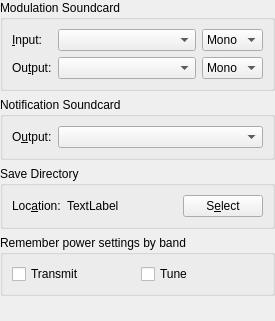
         <widget class="QWidget" name="scrollAreaWidgetContents_5">
          <property name="geometry">
           <rect>
            <x>0</x>
            <y>0</y>
            <width>275</width>
            <height>321</height>
           </rect>
          </property>
          <layout class="QVBoxLayout" name="verticalLayout_29">
           <property name="leftMargin">
            <number>0</number>
           </property>
           <property name="topMargin">
            <number>0</number>
           </property>
           <property name="rightMargin">
            <number>0</number>
           </property>
           <property name="bottomMargin">
            <number>0</number>
           </property>
           <item>
            <widget class="QGroupBox" name="soundcard_group_box">
             <property name="toolTip">
              <string>Soundcard</string>
             </property>
             <property name="title">
              <string>Modulation Soundcard</string>
             </property>
             <layout class="QGridLayout" name="gridLayout_6">
              <item row="1" column="1">
               <widget class="LazyFillComboBox" name="sound_output_combo_box">
                <property name="sizePolicy">
                 <sizepolicy hsizetype="Preferred" vsizetype="Fixed">
                  <horstretch>1</horstretch>
                  <verstretch>0</verstretch>
                 </sizepolicy>
                </property>
                <property name="toolTip">
                 <string>Select the audio CODEC to use for transmitting.
If this is your default device for system sounds then
ensure that all system sounds are disabled otherwise
you will broadcast any systems sounds generated during
transmitting periods.</string>
                </property>
               </widget>
              </item>
              <item row="0" column="1">
               <widget class="LazyFillComboBox" name="sound_input_combo_box">
                <property name="sizePolicy">
                 <sizepolicy hsizetype="Preferred" vsizetype="Fixed">
                  <horstretch>1</horstretch>
                  <verstretch>0</verstretch>
                 </sizepolicy>
                </property>
                <property name="toolTip">
                 <string>Select the audio CODEC to use for receiving.</string>
                </property>
               </widget>
              </item>
              <item row="0" column="0">
               <widget class="QLabel" name="sound_input_label">
                <property name="text">
                 <string>&amp;Input:</string>
                </property>
                <property name="buddy">
                 <cstring>sound_input_combo_box</cstring>
                </property>
               </widget>
              </item>
              <item row="0" column="2">
               <widget class="QComboBox" name="sound_input_channel_combo_box">
                <property name="toolTip">
                 <string>Select the channel to use for receiving.</string>
                </property>
                <item>
                 <property name="text">
                  <string>Mono</string>
                 </property>
                </item>
                <item>
                 <property name="text">
                  <string>Left</string>
                 </property>
                </item>
                <item>
                 <property name="text">
                  <string>Right</string>
                 </property>
                </item>
                <item>
                 <property name="text">
                  <string>Both</string>
                 </property>
                </item>
               </widget>
              </item>
              <item row="1" column="2">
               <widget class="QComboBox" name="sound_output_channel_combo_box">
                <property name="toolTip">
                 <string>Select the audio channel used for transmission.
Unless you have multiple radios connected on different
channels; then you will usually want to select mono or
both here.</string>
                </property>
                <item>
                 <property name="text">
                  <string>Mono</string>
                 </property>
                </item>
                <item>
                 <property name="text">
                  <string>Left</string>
                 </property>
                </item>
                <item>
                 <property name="text">
                  <string>Right</string>
                 </property>
                </item>
                <item>
                 <property name="text">
                  <string>Both</string>
                 </property>
                </item>
               </widget>
              </item>
              <item row="1" column="0">
               <widget class="QLabel" name="sound_output_label">
                <property name="text">
                 <string>Ou&amp;tput:</string>
                </property>
                <property name="buddy">
                 <cstring>sound_output_combo_box</cstring>
                </property>
               </widget>
              </item>
             </layout>
            </widget>
           </item>
           <item>
            <widget class="QGroupBox" name="notification_soundcard_group_box">
             <property name="title">
              <string>Notification Soundcard</string>
             </property>
             <layout class="QGridLayout" name="gridLayout_18">
              <item row="0" column="0">
               <widget class="QLabel" name="notification_sound_output_label">
                <property name="text">
                 <string>O&amp;utput:</string>
                </property>
                <property name="buddy">
                 <cstring>sound_output_combo_box</cstring>
                </property>
               </widget>
              </item>
              <item row="0" column="1">
               <widget class="LazyFillComboBox" name="notification_sound_output_combo_box">
                <property name="sizePolicy">
                 <sizepolicy hsizetype="Preferred" vsizetype="Fixed">
                  <horstretch>1</horstretch>
                  <verstretch>0</verstretch>
                 </sizepolicy>
                </property>
                <property name="toolTip">
                 <string>Select the audio CODEC to use for notifications.
If this is your default device for system sounds and transmission then
ensure that all system sounds are disabled otherwise
you will broadcast any systems sounds and notifications generated during
transmitting periods.</string>
                </property>
               </widget>
              </item>
             </layout>
            </widget>
           </item>
           <item>
            <widget class="QGroupBox" name="save_path_group_box">
             <property name="toolTip">
              <string>Save Directory</string>
             </property>
             <property name="title">
              <string>Save Directory</string>
             </property>
             <layout class="QHBoxLayout" name="horizontalLayout_5">
              <item>
               <widget class="QLabel" name="save_path_label">
                <property name="text">
                 <string>Loc&amp;ation:</string>
                </property>
                <property name="buddy">
                 <cstring>save_path_select_push_button</cstring>
                </property>
               </widget>
              </item>
              <item>
               <widget class="QLabel" name="save_path_display_label">
                <property name="sizePolicy">
                 <sizepolicy hsizetype="Preferred" vsizetype="Preferred">
                  <horstretch>1</horstretch>
                  <verstretch>0</verstretch>
                 </sizepolicy>
                </property>
                <property name="toolTip">
                 <string>Path to which .WAV files are saved.</string>
                </property>
                <property name="autoFillBackground">
                 <bool>false</bool>
                </property>
                <property name="text">
                 <string>TextLabel</string>
                </property>
               </widget>
              </item>
              <item>
               <widget class="QPushButton" name="save_path_select_push_button">
                <property name="toolTip">
                 <string>Click to select a different save directory for .WAV files.</string>
                </property>
                <property name="text">
                 <string>S&amp;elect</string>
                </property>
               </widget>
              </item>
             </layout>
            </widget>
           </item>
           <item>
            <widget class="QGroupBox" name="split_operation_group_box_2">
             <property name="toolTip">
              <string>Power Memory By Band</string>
             </property>
             <property name="title">
              <string>Remember power settings by band</string>
             </property>
             <layout class="QHBoxLayout" name="horizontalLayout_13">
              <item>
               <widget class="QCheckBox" name="checkBoxPwrBandTxMemory">
                <property name="toolTip">
                 <string>Enable power memory during transmit</string>
                </property>
                <property name="text">
                 <string>Transmit</string>
                </property>
               </widget>
              </item>
              <item>
               <widget class="QCheckBox" name="checkBoxPwrBandTuneMemory">
                <property name="toolTip">
                 <string>Enable power memory during tuning</string>
                </property>
                <property name="text">
                 <string>Tune</string>
                </property>
               </widget>
              </item>
             </layout>
            </widget>
           </item>
           <item>
            <spacer name="verticalSpacer_3">
             <property name="orientation">
              <enum>Qt::Orientation::Vertical</enum>
             </property>
             <property name="sizeHint" stdset="0">
              <size>
               <width>0</width>
               <height>0</height>
              </size>
             </property>
            </spacer>
           </item>
          </layout>
         </widget>
